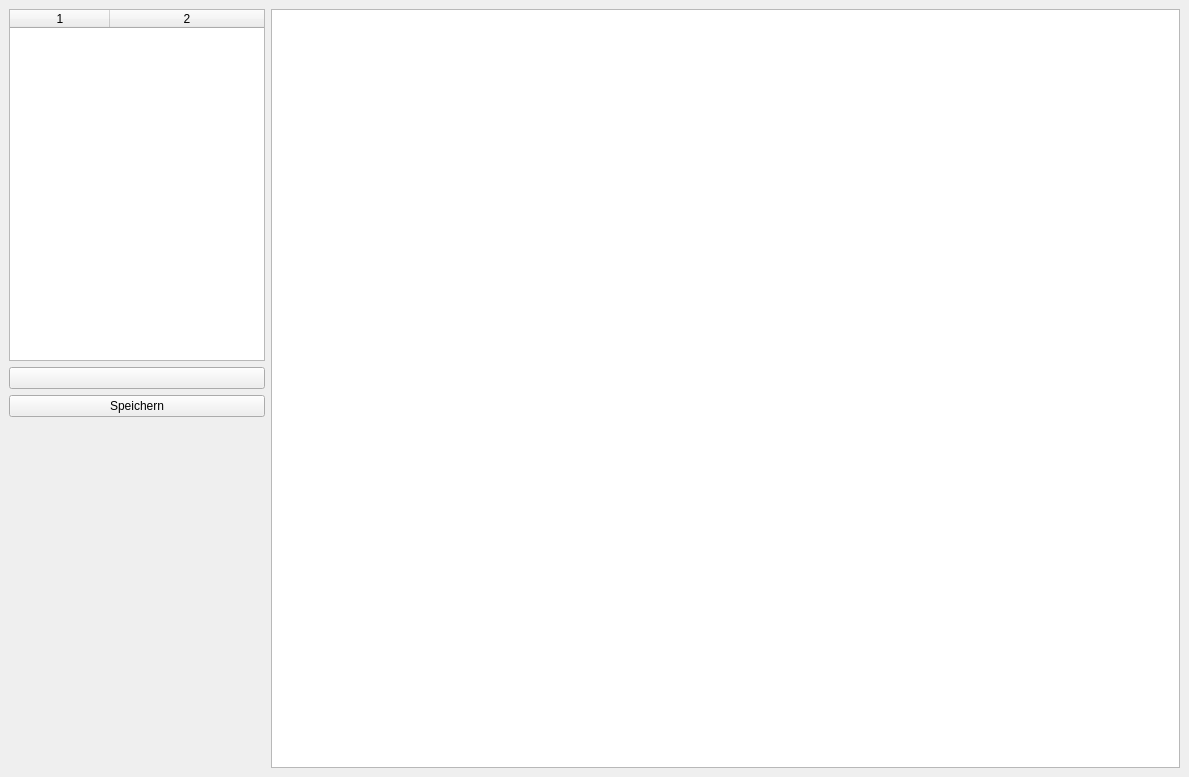
<?xml version="1.0" encoding="UTF-8"?>
<ui version="4.0">
 <class>BewohnerProtokoll</class>
 <widget class="QScrollArea" name="BewohnerProtokoll">
  <property name="geometry">
   <rect>
    <x>0</x>
    <y>0</y>
    <width>1189</width>
    <height>777</height>
   </rect>
  </property>
  <property name="windowTitle">
   <string>ScrollArea</string>
  </property>
  <property name="frameShape">
   <enum>QFrame::NoFrame</enum>
  </property>
  <property name="widgetResizable">
   <bool>true</bool>
  </property>
  <widget class="QWidget" name="scrollAreaWidgetContents">
   <property name="geometry">
    <rect>
     <x>0</x>
     <y>0</y>
     <width>1189</width>
     <height>777</height>
    </rect>
   </property>
   <layout class="QGridLayout" name="gridLayout" columnstretch="0,1">
    <item row="0" column="0" rowspan="2">
     <layout class="QVBoxLayout" name="verticalLayout" stretch="0,0,0,0">
      <property name="sizeConstraint">
       <enum>QLayout::SetMinimumSize</enum>
      </property>
      <item>
       <widget class="QTableWidget" name="tableWidget">
        <property name="dragEnabled">
         <bool>true</bool>
        </property>
        <property name="alternatingRowColors">
         <bool>true</bool>
        </property>
        <property name="selectionBehavior">
         <enum>QAbstractItemView::SelectRows</enum>
        </property>
        <property name="sortingEnabled">
         <bool>false</bool>
        </property>
        <property name="rowCount">
         <number>0</number>
        </property>
        <property name="columnCount">
         <number>2</number>
        </property>
        <attribute name="horizontalHeaderCascadingSectionResizes">
         <bool>false</bool>
        </attribute>
        <attribute name="horizontalHeaderHighlightSections">
         <bool>true</bool>
        </attribute>
        <attribute name="horizontalHeaderStretchLastSection">
         <bool>true</bool>
        </attribute>
        <attribute name="verticalHeaderVisible">
         <bool>false</bool>
        </attribute>
        <attribute name="verticalHeaderHighlightSections">
         <bool>false</bool>
        </attribute>
        <attribute name="verticalHeaderStretchLastSection">
         <bool>false</bool>
        </attribute>
        <column/>
        <column/>
       </widget>
      </item>
      <item>
       <widget class="QPushButton" name="addTeilnehmer">
        <property name="text">
         <string/>
        </property>
       </widget>
      </item>
      <item>
       <widget class="QPushButton" name="pushButton">
        <property name="text">
         <string>Speichern</string>
        </property>
       </widget>
      </item>
      <item>
       <spacer name="verticalSpacer">
        <property name="orientation">
         <enum>Qt::Vertical</enum>
        </property>
        <property name="sizeHint" stdset="0">
         <size>
          <width>20</width>
          <height>40</height>
         </size>
        </property>
       </spacer>
      </item>
     </layout>
    </item>
    <item row="0" column="1" rowspan="2">
     <widget class="QTextBrowser" name="textBrowser">
      <property name="autoFormatting">
       <set>QTextEdit::AutoAll</set>
      </property>
      <property name="readOnly">
       <bool>false</bool>
      </property>
     </widget>
    </item>
   </layout>
  </widget>
 </widget>
 <resources/>
 <connections/>
</ui>
